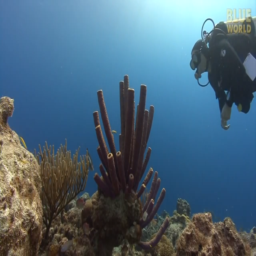
#> input picture a_UIEB/test_raw/1.png, 256 x 256 px, given as the content of the folder ./a_compare/DNnet/enhs_UIEB, which was not available
$ python evaluate_UIEB.py
#> lines starting #> are read from the running program, lines starting #| are printed output that depends on the picture; pictures that were not available may be replaced by others from this repository, and a replacement may not be noted
### a_compare/LiteEnhanceNet/utils/uiqm_utils.py
import numpy as np
import math
from scipy import ndimage
from PIL import Image
from glob import glob
from os.path import join

def mu_a(x, alpha_L=0.1, alpha_R=0.1):
    """
      计算非对称alpha修剪均值
    """
    # 按强度对像素排序,用于裁剪
    x = sorted(x)
    # 获取像素数量
    K = len(x)
    # 计算 T alpha L和 T alpha R
    T_a_L = math.ceil(alpha_L * K)
    T_a_R = math.floor(alpha_R * K)
    # 计算mu_alpha权重
    weight = (1 / (K - T_a_L - T_a_R))
    # 遍历从 T_a_L+1 到 K-T_a_R 的扁平化图像
    s = int(T_a_L + 1)
    e = int(K - T_a_R)
    val = sum(x[s:e])
    val = weight * val
    return val

def s_a(x, mu):
    """计算非对称alpha修剪方差"""
    val = 0
    for pixel in x:
        val += math.pow((pixel - mu), 2)
    return val / len(x)

def _uicm(x):
    """计算水下图像颜色度量(UIQM中的颜色分量)"""
    # 提取RGB通道并扁平化
    R = x[:, :, 0].flatten()
    G = x[:, :, 1].flatten()
    B = x[:, :, 2].flatten()
    # 计算RG和YB色差分量
    RG = R - G
    YB = ((R + G) / 2) - B
    # 计算色差分量的alpha修剪均值
    mu_a_RG = mu_a(RG)
    mu_a_YB = mu_a(YB)
    # 计算色差分量的方差
    s_a_RG = s_a(RG, mu_a_RG)
    s_a_YB = s_a(YB, mu_a_YB)
    # 计算颜色度量值
    l = math.sqrt((math.pow(mu_a_RG, 2) + math.pow(mu_a_YB, 2)))
    r = math.sqrt(s_a_RG + s_a_YB)
    return (-0.0268 * l) + (0.1586 * r)

def sobel(x):
    """应用Sobel边缘检测"""
    dx = ndimage.sobel(x, 0)  # x方向边缘检测
    dy = ndimage.sobel(x, 1)  # y方向边缘检测
    mag = np.hypot(dx, dy)  # 计算梯度 magnitude
    mag *= 255.0 / np.max(mag)  # 归一化到0-255范围
    return mag

def eme(x, window_size):
    """
      增强度量估计(Enhancement Measure Estimation)
      x.shape[0] = 高度
      x.shape[1] = 宽度
    """
    # 计算窗口数量,如4块则为2x2等
    k1 = int(x.shape[1] / window_size)  # 这里做了int处理
    k2 = int(x.shape[0] / window_size)
    # 权重
    w = 2. / (k1 * k2)
    blocksize_x = window_size
    blocksize_y = window_size
    # 确保图像尺寸可被窗口大小整除,裁剪部分像素不影响结果
    x = x[:blocksize_y * k2, :blocksize_x * k1]
    val = 0
    # 遍历所有窗口块
    for l in range(k1):
        for k in range(k2):
            block = x[k * window_size:window_size * (k + 1), l * window_size:window_size * (l + 1)]
            max_ = np.max(block)  # 块内最大值
            min_ = np.min(block)  # 块内最小值
            # 边界检查,避免log(0)错误
            if min_ == 0.0:
                val += 0
            elif max_ == 0.0:
                val += 0
            else:
                val += math.log(max_ / min_)
    return w * val

def _uism(x):
    """
      水下图像清晰度度量(Underwater Image Sharpness Measure)
    """
    # 获取图像通道
    R = x[:, :, 0]
    G = x[:, :, 1]
    B = x[:, :, 2]
    # 对每个RGB分量应用Sobel边缘检测器
    Rs = sobel(R)
    Gs = sobel(G)
    Bs = sobel(B)
    # 将每个通道检测到的边缘与通道本身相乘
    R_edge_map = np.multiply(Rs, R)
    G_edge_map = np.multiply(Gs, G)
    B_edge_map = np.multiply(Bs, B)
    # 计算每个通道的eme值
    r_eme = eme(R_edge_map, 10)
    g_eme = eme(G_edge_map, 10)
    b_eme = eme(B_edge_map, 10)
    # 加权系数(类似RGB转灰度的系数)
    lambda_r = 0.299
    lambda_g = 0.587
    lambda_b = 0.144
    return (lambda_r * r_eme) + (lambda_g * g_eme) + (lambda_b * b_eme)

def _uiconm(x, window_size):
    """
      水下图像对比度度量(Underwater image contrast measure)
      参考: https://github.com/tkrahn108/UIQM/blob/master/src/uiconm.cpp
      论文: https://ieeexplore.ieee.org/abstract/document/5609219
    """
    # 计算窗口数量
    k1 = int(x.shape[1] / window_size)  # 这里也做了int处理
    k2 = int(x.shape[0] / window_size)
    # 权重
    w = -1. / (k1 * k2)
    blocksize_x = window_size
    blocksize_y = window_size
    # 确保图像尺寸可被窗口大小整除
    x = x[:blocksize_y * k2, :blocksize_x * k1]
    # 熵缩放因子,较高的值有助于随机性
    alpha = 1
    val = 0
    # 遍历所有窗口块
    for l in range(k1):
        for k in range(k2):
            block = x[k * window_size:window_size * (k + 1), l * window_size:window_size * (l + 1), :]
            max_ = np.max(block)  # 块内最大值
            min_ = np.min(block)  # 块内最小值
            top = max_ - min_
            bot = max_ + min_
            # 避免除零和NaN值
            if math.isnan(top) or math.isnan(bot) or bot == 0.0 or top == 0.0:
                val += 0.0
            else:
                val += alpha * math.pow((top / bot), alpha) * math.log(top / bot)
    return w * val

def getUIQM(x):
    """
      UIQM计算函数
      x: 输入图像
    """
    x = x.astype(np.float32)
    ### UCIQE: https://ieeexplore.ieee.org/abstract/document/7300447
    #c1 = 0.4680; c2 = 0.2745; c3 = 0.2576
    ### UIQM 论文参数: https://ieeexplore.ieee.org/abstract/document/7305804
    c1 = 0.0282; c2 = 0.2953; c3 = 3.5753
    uicm = _uicm(x)  # 计算颜色度量
    uism = _uism(x)  # 计算清晰度度量
    uiconm = _uiconm(x, 10)  # 计算对比度度量
    uiqm = (c1 * uicm) + (c2 * uism) + (c3 * uiconm)
    return uiqm

def measure_UIQMs(dir_name, im_res=(256, 256)):
    """计算指定目录中所有图像的UIQM值"""
    paths = sorted(glob(join(dir_name, "*.*")))
    uqims = []
    for img_path in paths:
        im = Image.open(img_path).resize(im_res)
        uiqm = getUIQM(np.array(im))  # 计算UIQM值
        uqims.append(uiqm)
    return np.array(uqims)

### a_compare/LiteEnhanceNet/utils/mse_utils.py
import numpy as np
from PIL import Image
from glob import glob
from os.path import join
from ntpath import basename

# [10 lines left out: function getMSE, not called in this run]

def measure_MSEs(gtr_dir, enh_dir, im_res=(256, 256)):
    """
    gtr_dir 包含基准图像(ground-truths)的文件夹路径
    enh_dir 包含增强后图像的文件夹路径
    """
    gtr_paths = sorted(glob(join(gtr_dir, "*.*")))
    enh_paths = sorted(glob(join(enh_dir, "*.*")))
    mses = []
    for gtr_path, enh_path in zip(gtr_paths, enh_paths):
        gtr_fn = basename(gtr_path).split('.')[0]
        enh_fn = basename(enh_path).split('.')[0]
        if (gtr_fn == enh_fn):
            g_im = Image.open(gtr_path).resize(im_res)
            e_im = Image.open(enh_path).resize(im_res)
            # 将图像转换为灰度图(L通道)进行MSE计算(这是当前的最佳实践)
            # g_im = g_im.convert("L")
            # e_im = e_im.convert("L")
            mse = getMSE(np.array(g_im), np.array(e_im))
            mses.append(mse)
    return np.array(mses)

### a_compare/DNnet/utils/psnr_utils.py
import numpy as np
import math
from PIL import Image
from glob import glob
from os.path import join
from ntpath import basename

# [11 lines left out: function getPSNR, not called in this run]

def measure_PSNRs(gtr_dir, enh_dir, im_res=(256, 256)):
    """
    gtr_dir 包含基准图像(ground-truths)的文件夹路径
    enh_dir 包含增强后图像的文件夹路径
    """
    gtr_paths = sorted(glob(join(gtr_dir, "*.*")))
    enh_paths = sorted(glob(join(enh_dir, "*.*")))
    psnrs = []
    for gtr_path, enh_path in zip(gtr_paths, enh_paths):
        gtr_fn = basename(gtr_path).split('.')[0]
        enh_fn = basename(enh_path).split('.')[0]
        if (gtr_fn == enh_fn):
            g_im = Image.open(gtr_path).resize(im_res)
            e_im = Image.open(enh_path).resize(im_res)
            # 将图像转换为灰度图(L通道)进行PSNR计算(这是当前的最佳实践)
            # g_im = g_im.convert("L")
            # e_im = e_im.convert("L")
            psnr = getPSNR(np.array(g_im), np.array(e_im))
            psnrs.append(psnr)
    return np.array(psnrs)

### a_compare/LiteEnhanceNet/utils/ssim_utils.py
import numpy as np
from PIL import Image
from scipy.ndimage import gaussian_filter
from glob import glob
from os.path import join
from ntpath import basename

# [49 lines left out: functions compute_ssim, getSSIM, not called in this run]

def measure_SSIMs(gtr_dir, enh_dir, im_res=(256, 256)):
    """
    gtr_dir 包含基准图像(ground-truths)的文件夹路径
    enh_dir 包含增强后图像的文件夹路径
    """
    gtr_paths = sorted(glob(join(gtr_dir, "*.*")))
    enh_paths = sorted(glob(join(enh_dir, "*.*")))
    ssims = []
    for gtr_path, enh_path in zip(gtr_paths, enh_paths):
        gtr_fn = basename(gtr_path).split('.')[0]
        enh_fn = basename(enh_path).split('.')[0]
        if gtr_fn == enh_fn:
            r_im = Image.open(gtr_path).resize(im_res)
            g_im = Image.open(enh_path).resize(im_res)
            ssim = getSSIM(np.array(r_im), np.array(g_im))
            ssims.append(ssim)
    return np.array(ssims)

### a_compare/a_compare/DNnet/evaluate_UIEB.py
import os
import argparse
import cv2
import numpy as np
from utils.mse_utils import measure_MSEs
from utils.psnr_utils import measure_PSNRs
from utils.ssim_utils import measure_SSIMs
from utils.uiqm_utils import measure_UIQMs

def evaluate_quantitative_main():
    print("开始定量评估")
    print("评估结果：")
    MSEs = measure_MSEs(gtr_dir=config.gt_dir, enh_dir=config.enhanced_dir)
    print(f"MSE >> Mean: {np.mean(MSEs):.0f}, Std: {np.std(MSEs):.0f}")
    PSNRs = measure_PSNRs(gtr_dir=config.gt_dir, enh_dir=config.enhanced_dir)
    print(f"PSNR >> Mean: {np.mean(PSNRs):.3f}, Std: {np.std(PSNRs):.3f}")
    SSIMs = measure_SSIMs(gtr_dir=config.gt_dir, enh_dir=config.enhanced_dir)
    print(f"SSIM >> Mean: {np.mean(SSIMs):.3f}, Std: {np.std(SSIMs):.3f}")
    UIQMs = measure_UIQMs(dir_name=config.enhanced_dir)
#> in measure_UIQMs, im is the input picture: PIL image 256x256 RGB; mean R, G, B 76.3, 103.1, 121.3
#> in mu_a, `x = sorted(x)`: x = 65536 items
#> in mu_a, `K = len(x)`: K = 65536
#> in mu_a, `T_a_L = math.ceil(alpha_L * K)`: T_a_L = 6554
#> in mu_a, `T_a_R = math.floor(alpha_R * K)`: T_a_R = 6553
#> in mu_a, `weight = (1 / (K - T_a_L - T_a_R))`: weight = 1.91e-05
#> in mu_a, `s = int(T_a_L + 1)`: s = 6555
#> in mu_a, `e = int(K - T_a_R)`: e = 58983
#> in mu_a, `val = sum(x[s:e])`: val = -1438046
#> in mu_a, `val = weight * val`: val = -27.43
#> in _uicm, `mu_a_YB = mu_a(YB)`: mu_a_YB = -34.66
#> the loop in s_a, `for pixel in x:` made 65536 passes
#> (pixel, val) on passes 1 to 3: (-39, 133.9), (-38, 245.7), (-35, 303)
#> after the loop in s_a, `for pixel in x:`: val = 62258560.7
#> in _uicm, `s_a_RG = s_a(RG, mu_a_RG)`: s_a_RG = 950
#> the loop in s_a (call 2), `for pixel in x:` made 65536 passes
#> (pixel, val) on passes 1 to 3: (-65.5, 951.4), (-65, 1872.2), (-64.5, 2762.9)
#> in _uicm, `s_a_YB = s_a(YB, mu_a_YB)`: s_a_YB = 1581.7
#> in _uicm, `l = math.sqrt((math.pow(mu_a_RG, 2) + math.pow(mu_a_YB, 2)))`: l = 44.2
#> in _uicm, `r = math.sqrt(s_a_RG + s_a_YB)`: r = 50.32
#> in getUIQM, `uicm = _uicm(x)`: uicm = 6.8
#> in _uism, `R = x[:, :, 0]`:
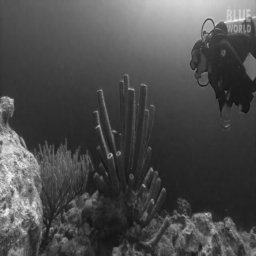
#> R: shape (256, 256) float32; min 16, max 245, mean 76.3
#> in _uism, `G = x[:, :, 1]`:
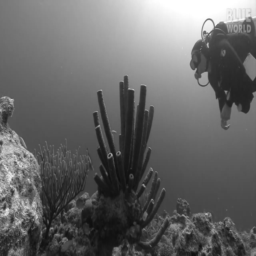
#> G: shape (256, 256) float32; min 14, max 255, mean 103.1
#> in _uism, `B = x[:, :, 2]`:
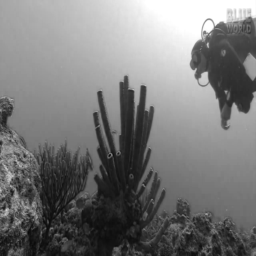
#> B: shape (256, 256) float32; min 8, max 255, mean 121.3
#> in sobel (call 3), `dy = ndimage.sobel(x, 1)`:
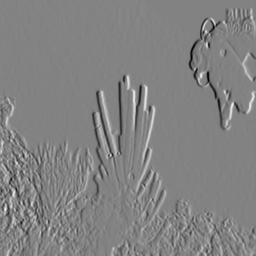
#> dy: shape (256, 256) float32; min -501, max 479, mean 0.5; drawn with min black and max white
#> in sobel (call 3), `mag = np.hypot(dx, dy)`:
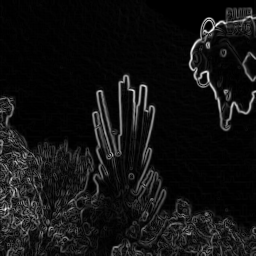
#> mag: shape (256, 256) float32; min 0, max 564.7, mean 42.2; drawn with min black and max white
#> after the loop in eme, `for l in range(k1):`: val = 1291.3
#> in _uism, `r_eme = eme(R_edge_map, 10)`: r_eme = 4.13
#> call 3 of eme, with window_size = 10
#> in eme (call 3), `x = x[:blocksize_y * k2, :blocksize_x * k1]`:
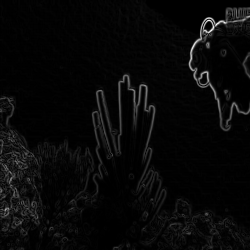
#> x: shape (250, 250) float32; min 0, max 51915.6, mean 1774.9; drawn with min black and max white
#> after the loop in eme (call 3), `for l in range(k1):`: val = 1287.3
#> in _uism, `b_eme = eme(B_edge_map, 10)`: b_eme = 4.12
#> in getUIQM, `uism = _uism(x)`: uism = 4.25
#> in _uiconm, `x = x[:blocksize_y * k2, :blocksize_x * k1]`:
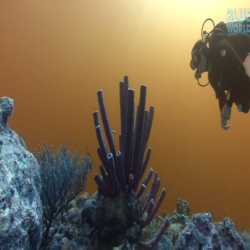
#> x: shape (250, 250, 3) float32; mean of channels 0, 1, 2 76.7, 104.3, 123; drawn as B, G, R
#> after the loop in _uiconm, `for l in range(k1):`: val = -198.8
#> in getUIQM, `uiconm = _uiconm(x, 10)`: uiconm = 0.318
#> in getUIQM, `uiqm = (c1 * uicm) + (c2 * uism) + (c3 * uiconm)`: uiqm = 2.58
#> UIQMs = [2.58]
    print(f"UIQM >> Mean: {np.mean(UIQMs):.3f}, Std: {np.std(UIQMs):.3f}")
#| UIQM >> Mean: 2.584, Std: 0.000
    print("定量评估完毕\n")

def evaluate_qualitative_main():
    image_files = sorted([f for f in os.listdir(config.raw_dir)
                        if f.lower().endswith(('.png', '.jpg', '.jpeg'))])
    for filename in image_files:
        original_path = os.path.join(config.raw_dir, filename)
        enhanced_path = os.path.join(config.enhanced_dir, filename)
        gt_path = os.path.join(config.gt_dir, filename)
        if not os.path.exists(enhanced_path):
            print(f"警告: 增强图像 {enhanced_path} 不存在，跳过...")
            continue
        original_img = cv2.imread(original_path)
        enhanced_img = cv2.imread(enhanced_path)
        gt_img = cv2.imread(gt_path)
        original_img = cv2.resize(original_img, (256, 256))
        enhanced_img = cv2.resize(enhanced_img, (256, 256))
        gt_img = cv2.resize(gt_img, (256, 256))
        comparison_img = np.hstack((original_img, enhanced_img, gt_img))
        height, width = comparison_img.shape[:2]
        title_height = 50
        combined_img = np.zeros((height + title_height, width, 3), dtype=np.uint8)
        combined_img[title_height:, :] = comparison_img
        font = cv2.FONT_HERSHEY_SIMPLEX
        font_scale = 1
        color = (0, 255, 0)
        thickness = 2
        img_width = width // 3
        cv2.putText(combined_img, "Original", (img_width * 0 + 10, 30),
                    font, font_scale, color, thickness)
        cv2.putText(combined_img, "Enhanced", (img_width * 1 + 10, 30),
                    font, font_scale, color, thickness)
        cv2.putText(combined_img, "Ground Truth", (img_width * 2 + 10, 30),
                    font, font_scale, color, thickness)
        output_path = os.path.join(config.output_dir, f"compared_{filename}")
        cv2.imwrite(output_path, combined_img)
    print(f"所有对比图生成完成，共处理 {len(image_files)} 张图像\n")

if __name__ == "__main__":
    parser = argparse.ArgumentParser(description="Evaluate Model")
    parser.add_argument('--raw_dir', type=str, default="./a_UIEB/test_raw")
    parser.add_argument('--gt_dir', type=str, default="./a_UIEB/test_GT")
    parser.add_argument('--enhanced_dir', type=str, default="./a_compare/DNnet/enhs_UIEB")
    parser.add_argument('--output_dir', type=str, default="./a_compare/DNnet/vals_UIEB")
    config = parser.parse_args()
    evaluate_quantitative_main()
    # evaluate_qualitative_main()
